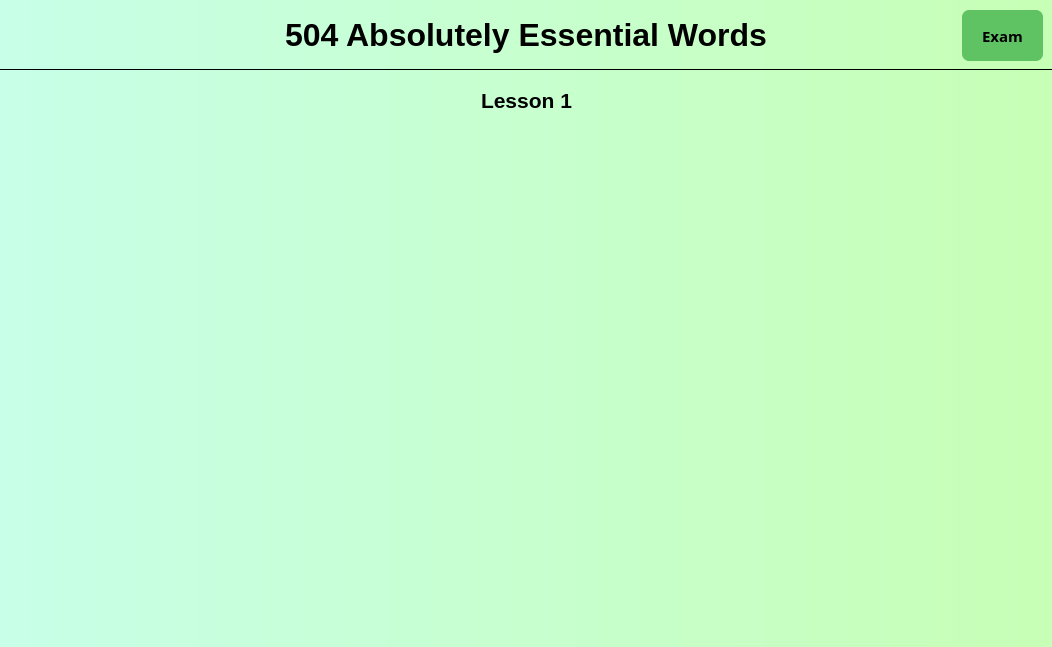
<?xml version="1.0" encoding="UTF-8"?>
<ui version="4.0">
 <class>secPage</class>
 <widget class="QWidget" name="secPage">
  <property name="geometry">
   <rect>
    <x>0</x>
    <y>0</y>
    <width>1052</width>
    <height>647</height>
   </rect>
  </property>
  <property name="windowTitle">
   <string>Form</string>
  </property>
  <property name="styleSheet">
   <string notr="true">background-color: qlineargradient(spread:pad, x1:0, y1:0, x2:0.995305, y2:0, stop:0 rgba(199, 255, 232, 255), stop:1 rgba(199, 255, 182, 255));</string>
  </property>
  <layout class="QVBoxLayout" name="verticalLayout">
   <property name="spacing">
    <number>0</number>
   </property>
   <property name="leftMargin">
    <number>0</number>
   </property>
   <property name="topMargin">
    <number>0</number>
   </property>
   <property name="rightMargin">
    <number>0</number>
   </property>
   <property name="bottomMargin">
    <number>0</number>
   </property>
   <item>
    <widget class="QStackedWidget" name="stackedWidget">
     <property name="currentIndex">
      <number>1</number>
     </property>
     <widget class="QWidget" name="page">
      <layout class="QVBoxLayout" name="verticalLayout_10">
       <property name="spacing">
        <number>0</number>
       </property>
       <property name="leftMargin">
        <number>0</number>
       </property>
       <property name="topMargin">
        <number>0</number>
       </property>
       <property name="rightMargin">
        <number>0</number>
       </property>
       <property name="bottomMargin">
        <number>0</number>
       </property>
       <item>
        <widget class="QWidget" name="widget_10" native="true">
         <property name="maximumSize">
          <size>
           <width>16777215</width>
           <height>70</height>
          </size>
         </property>
         <property name="styleSheet">
          <string notr="true">background-color:rgba(0,0,0,0);
border-bottom:1px solid black;</string>
         </property>
         <layout class="QHBoxLayout" name="horizontalLayout_4">
          <property name="spacing">
           <number>0</number>
          </property>
          <property name="leftMargin">
           <number>0</number>
          </property>
          <property name="topMargin">
           <number>0</number>
          </property>
          <property name="rightMargin">
           <number>0</number>
          </property>
          <property name="bottomMargin">
           <number>0</number>
          </property>
          <item>
           <widget class="QWidget" name="widget_11" native="true">
            <property name="minimumSize">
             <size>
              <width>100</width>
              <height>0</height>
             </size>
            </property>
            <property name="maximumSize">
             <size>
              <width>100</width>
              <height>16777215</height>
             </size>
            </property>
            <layout class="QVBoxLayout" name="verticalLayout_9">
             <item>
              <widget class="QPushButton" name="pushButton_3">
               <property name="styleSheet">
                <string notr="true">background-color: rgba(0,0,0,0);
border:none;</string>
               </property>
               <property name="text">
                <string/>
               </property>
               <property name="icon">
                <iconset resource="resource.qrc">
                 <normaloff>:/images/images/back.png</normaloff>:/images/images/back.png</iconset>
               </property>
               <property name="iconSize">
                <size>
                 <width>60</width>
                 <height>40</height>
                </size>
               </property>
              </widget>
             </item>
            </layout>
           </widget>
          </item>
          <item>
           <widget class="QWidget" name="widget_12" native="true">
            <property name="styleSheet">
             <string notr="true"/>
            </property>
            <layout class="QHBoxLayout" name="horizontalLayout_5">
             <item>
              <spacer name="horizontalSpacer_5">
               <property name="orientation">
                <enum>Qt::Horizontal</enum>
               </property>
               <property name="sizeHint" stdset="0">
                <size>
                 <width>88</width>
                 <height>20</height>
                </size>
               </property>
              </spacer>
             </item>
             <item>
              <widget class="QLabel" name="label_3">
               <property name="font">
                <font>
                 <family>Tahoma</family>
                 <pointsize>24</pointsize>
                 <bold>true</bold>
                </font>
               </property>
               <property name="styleSheet">
                <string notr="true">color: rgb(0, 0, 0);
border:none;</string>
               </property>
               <property name="text">
                <string>504 Absolutely Essential Words</string>
               </property>
              </widget>
             </item>
             <item>
              <spacer name="horizontalSpacer_6">
               <property name="orientation">
                <enum>Qt::Horizontal</enum>
               </property>
               <property name="sizeHint" stdset="0">
                <size>
                 <width>88</width>
                 <height>20</height>
                </size>
               </property>
              </spacer>
             </item>
            </layout>
           </widget>
          </item>
          <item>
           <widget class="QWidget" name="widget_13" native="true">
            <property name="minimumSize">
             <size>
              <width>100</width>
              <height>0</height>
             </size>
            </property>
            <property name="maximumSize">
             <size>
              <width>100</width>
              <height>16777215</height>
             </size>
            </property>
           </widget>
          </item>
         </layout>
        </widget>
       </item>
       <item>
        <widget class="QWidget" name="widget_14" native="true">
         <property name="styleSheet">
          <string notr="true">background-color:rgba(0,0,0,0);</string>
         </property>
         <layout class="QHBoxLayout" name="horizontalLayout_6">
          <item>
           <spacer name="horizontalSpacer_7">
            <property name="orientation">
             <enum>Qt::Horizontal</enum>
            </property>
            <property name="sizeHint" stdset="0">
             <size>
              <width>130</width>
              <height>20</height>
             </size>
            </property>
           </spacer>
          </item>
          <item>
           <widget class="QWidget" name="widget_15" native="true">
            <property name="minimumSize">
             <size>
              <width>750</width>
              <height>400</height>
             </size>
            </property>
            <property name="maximumSize">
             <size>
              <width>750</width>
              <height>400</height>
             </size>
            </property>
           </widget>
          </item>
          <item>
           <spacer name="horizontalSpacer_8">
            <property name="orientation">
             <enum>Qt::Horizontal</enum>
            </property>
            <property name="sizeHint" stdset="0">
             <size>
              <width>130</width>
              <height>20</height>
             </size>
            </property>
           </spacer>
          </item>
         </layout>
        </widget>
       </item>
      </layout>
     </widget>
     <widget class="QWidget" name="page_2">
      <layout class="QVBoxLayout" name="verticalLayout_2">
       <property name="spacing">
        <number>0</number>
       </property>
       <property name="leftMargin">
        <number>0</number>
       </property>
       <property name="topMargin">
        <number>0</number>
       </property>
       <property name="rightMargin">
        <number>0</number>
       </property>
       <property name="bottomMargin">
        <number>0</number>
       </property>
       <item>
        <widget class="QWidget" name="widget" native="true">
         <property name="maximumSize">
          <size>
           <width>16777215</width>
           <height>70</height>
          </size>
         </property>
         <property name="styleSheet">
          <string notr="true">background-color:rgba(0,0,0,0);
border-bottom:1px solid black;</string>
         </property>
         <layout class="QHBoxLayout" name="horizontalLayout">
          <property name="spacing">
           <number>0</number>
          </property>
          <property name="leftMargin">
           <number>0</number>
          </property>
          <property name="topMargin">
           <number>0</number>
          </property>
          <property name="rightMargin">
           <number>0</number>
          </property>
          <property name="bottomMargin">
           <number>0</number>
          </property>
          <item>
           <widget class="QWidget" name="widget_3" native="true">
            <property name="minimumSize">
             <size>
              <width>100</width>
              <height>0</height>
             </size>
            </property>
            <property name="maximumSize">
             <size>
              <width>100</width>
              <height>16777215</height>
             </size>
            </property>
            <layout class="QVBoxLayout" name="verticalLayout_8">
             <item>
              <widget class="QPushButton" name="pushButton">
               <property name="styleSheet">
                <string notr="true">background-color: rgba(0,0,0,0);
border:none;</string>
               </property>
               <property name="text">
                <string/>
               </property>
               <property name="icon">
                <iconset resource="resource.qrc">
                 <normaloff>:/images/images/back.png</normaloff>:/images/images/back.png</iconset>
               </property>
               <property name="iconSize">
                <size>
                 <width>60</width>
                 <height>40</height>
                </size>
               </property>
              </widget>
             </item>
            </layout>
           </widget>
          </item>
          <item>
           <widget class="QWidget" name="widget_4" native="true">
            <property name="styleSheet">
             <string notr="true"/>
            </property>
            <layout class="QHBoxLayout" name="horizontalLayout_2">
             <item>
              <spacer name="horizontalSpacer">
               <property name="orientation">
                <enum>Qt::Horizontal</enum>
               </property>
               <property name="sizeHint" stdset="0">
                <size>
                 <width>88</width>
                 <height>20</height>
                </size>
               </property>
              </spacer>
             </item>
             <item>
              <widget class="QLabel" name="label">
               <property name="font">
                <font>
                 <family>Tahoma</family>
                 <pointsize>24</pointsize>
                 <bold>true</bold>
                </font>
               </property>
               <property name="styleSheet">
                <string notr="true">color: rgb(0, 0, 0);
border:none;</string>
               </property>
               <property name="text">
                <string>504 Absolutely Essential Words</string>
               </property>
              </widget>
             </item>
             <item>
              <spacer name="horizontalSpacer_2">
               <property name="orientation">
                <enum>Qt::Horizontal</enum>
               </property>
               <property name="sizeHint" stdset="0">
                <size>
                 <width>88</width>
                 <height>20</height>
                </size>
               </property>
              </spacer>
             </item>
            </layout>
           </widget>
          </item>
          <item>
           <widget class="QWidget" name="widget_5" native="true">
            <property name="minimumSize">
             <size>
              <width>100</width>
              <height>0</height>
             </size>
            </property>
            <property name="maximumSize">
             <size>
              <width>100</width>
              <height>16777215</height>
             </size>
            </property>
            <widget class="QPushButton" name="pushButton_2">
             <property name="geometry">
              <rect>
               <x>10</x>
               <y>10</y>
               <width>81</width>
               <height>51</height>
              </rect>
             </property>
             <property name="font">
              <font>
               <family>Segoe UI Black</family>
               <pointsize>11</pointsize>
               <bold>true</bold>
              </font>
             </property>
             <property name="cursor">
              <cursorShape>PointingHandCursor</cursorShape>
             </property>
             <property name="styleSheet">
              <string notr="true">background-color: rgb(96, 195, 99);
color:black;
border:none;
border-radius:7px;</string>
             </property>
             <property name="text">
              <string>Exam</string>
             </property>
            </widget>
           </widget>
          </item>
         </layout>
        </widget>
       </item>
       <item>
        <widget class="QWidget" name="widget_2" native="true">
         <property name="styleSheet">
          <string notr="true">background-color:rgba(0,0,0,0);
border:none;</string>
         </property>
         <layout class="QVBoxLayout" name="verticalLayout_3">
          <property name="spacing">
           <number>0</number>
          </property>
          <property name="leftMargin">
           <number>0</number>
          </property>
          <property name="topMargin">
           <number>0</number>
          </property>
          <property name="rightMargin">
           <number>0</number>
          </property>
          <property name="bottomMargin">
           <number>0</number>
          </property>
          <item>
           <widget class="QWidget" name="widget_6" native="true">
            <property name="minimumSize">
             <size>
              <width>0</width>
              <height>60</height>
             </size>
            </property>
            <property name="maximumSize">
             <size>
              <width>16777215</width>
              <height>60</height>
             </size>
            </property>
            <layout class="QHBoxLayout" name="horizontalLayout_3">
             <item>
              <spacer name="horizontalSpacer_3">
               <property name="orientation">
                <enum>Qt::Horizontal</enum>
               </property>
               <property name="sizeHint" stdset="0">
                <size>
                 <width>446</width>
                 <height>20</height>
                </size>
               </property>
              </spacer>
             </item>
             <item>
              <widget class="QLabel" name="label_2">
               <property name="font">
                <font>
                 <family>Tahoma</family>
                 <pointsize>16</pointsize>
                 <bold>true</bold>
                </font>
               </property>
               <property name="styleSheet">
                <string notr="true">color: rgb(0, 0, 0);
border:none;</string>
               </property>
               <property name="text">
                <string>Lesson 1</string>
               </property>
              </widget>
             </item>
             <item>
              <spacer name="horizontalSpacer_4">
               <property name="orientation">
                <enum>Qt::Horizontal</enum>
               </property>
               <property name="sizeHint" stdset="0">
                <size>
                 <width>446</width>
                 <height>20</height>
                </size>
               </property>
              </spacer>
             </item>
            </layout>
           </widget>
          </item>
          <item>
           <widget class="QFrame" name="frame">
            <property name="frameShape">
             <enum>QFrame::StyledPanel</enum>
            </property>
            <property name="frameShadow">
             <enum>QFrame::Raised</enum>
            </property>
            <layout class="QGridLayout" name="gridLayout">
             <item row="0" column="0">
              <widget class="QWidget" name="widget_7" native="true">
               <layout class="QVBoxLayout" name="verticalLayout_4"/>
              </widget>
             </item>
             <item row="0" column="1">
              <widget class="QWidget" name="widget_8" native="true">
               <layout class="QVBoxLayout" name="verticalLayout_5"/>
              </widget>
             </item>
             <item row="1" column="0">
              <widget class="QFrame" name="frame_2">
               <property name="frameShape">
                <enum>QFrame::StyledPanel</enum>
               </property>
               <property name="frameShadow">
                <enum>QFrame::Raised</enum>
               </property>
               <layout class="QVBoxLayout" name="verticalLayout_6"/>
              </widget>
             </item>
             <item row="1" column="1">
              <widget class="QWidget" name="widget_9" native="true">
               <layout class="QVBoxLayout" name="verticalLayout_7"/>
              </widget>
             </item>
            </layout>
           </widget>
          </item>
         </layout>
        </widget>
       </item>
      </layout>
     </widget>
    </widget>
   </item>
  </layout>
 </widget>
 <resources>
  <include location="resource.qrc"/>
 </resources>
 <connections/>
</ui>
